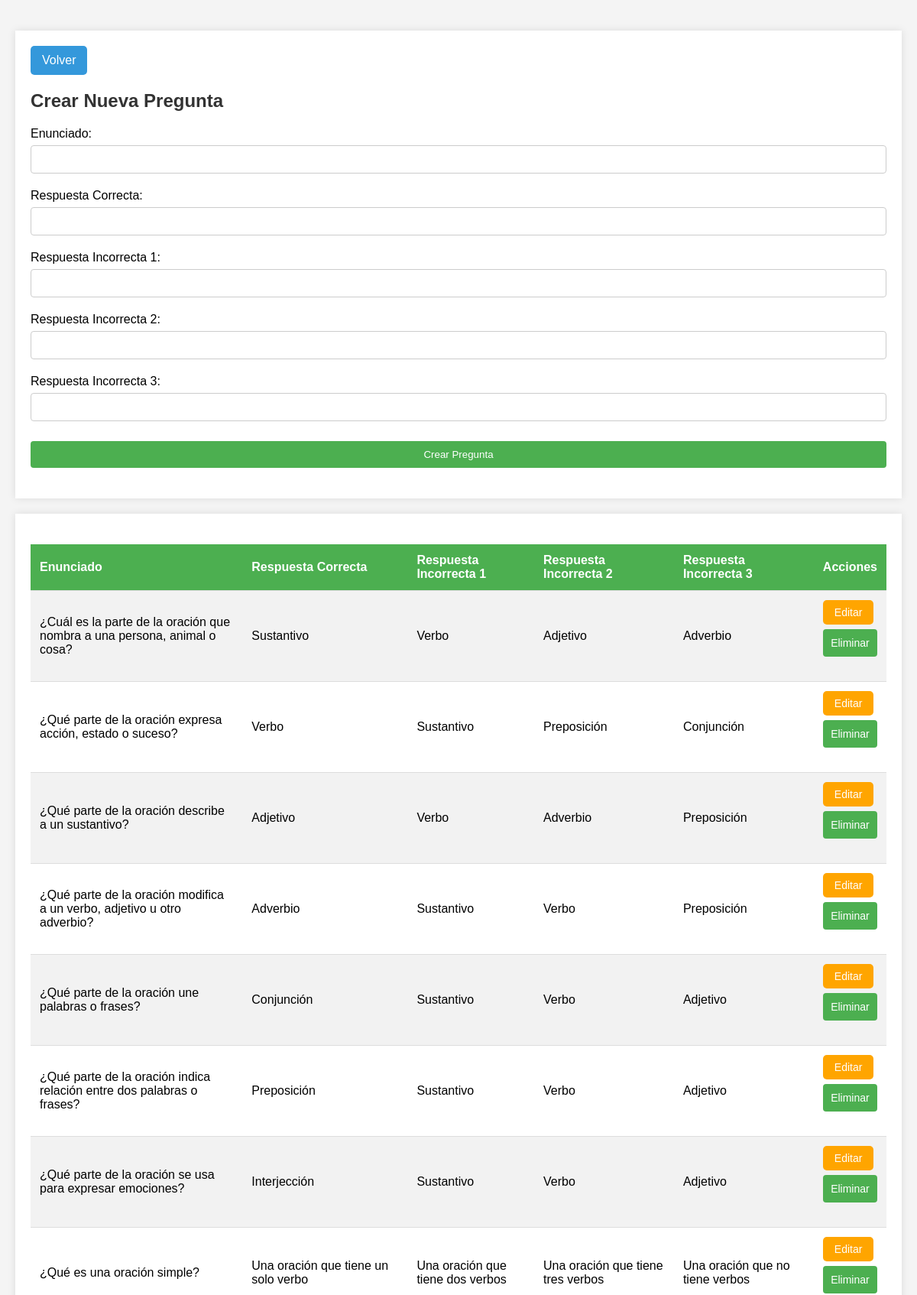
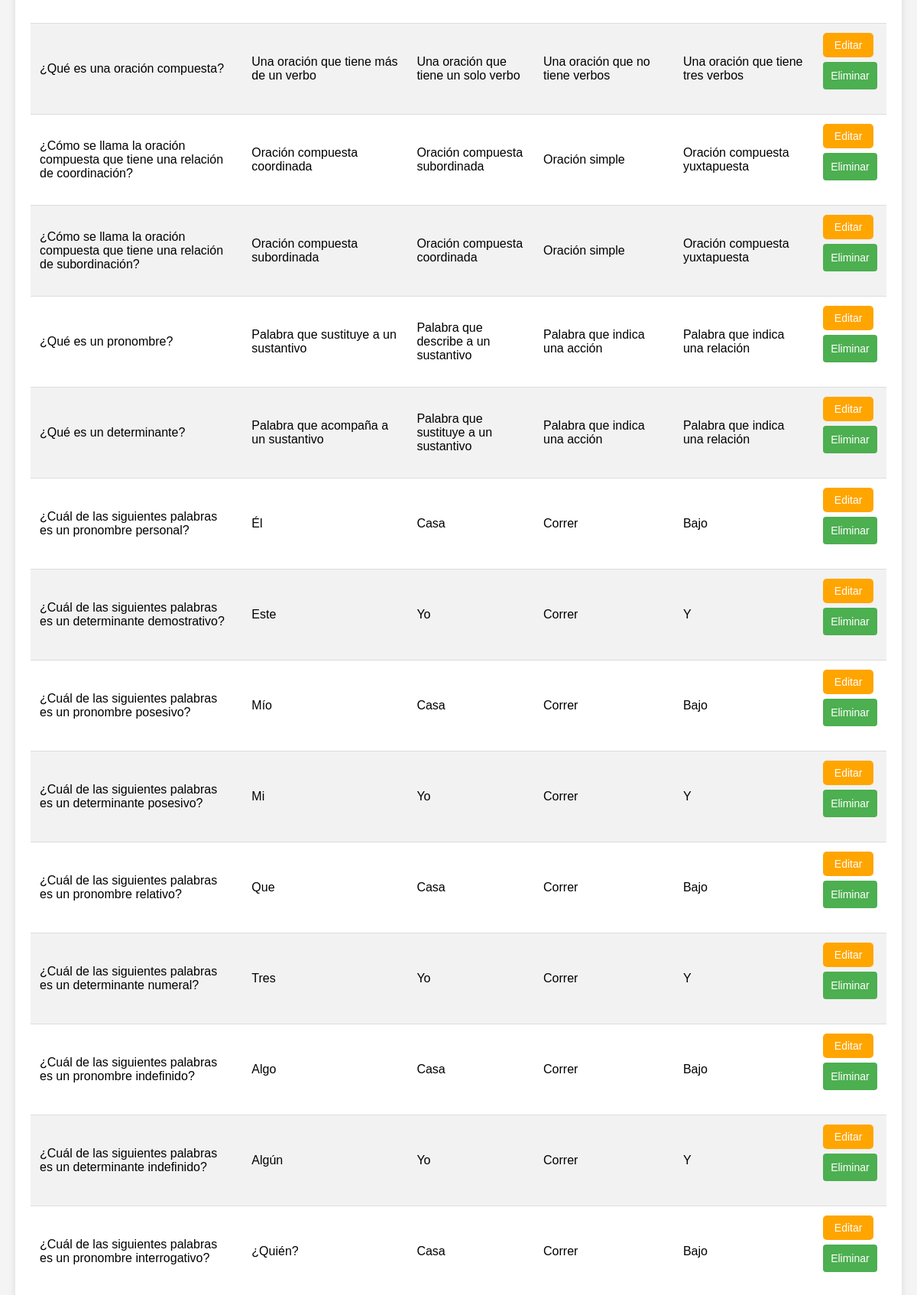
The page /lenguacrud.php (upper part) on the database its author committed (2 pictures, top to bottom).
### tables this page shows
CREATE TABLE `preguntas_lengua` (
  `id` int(11) NOT NULL,
  `enunciado` text NOT NULL,
  `respuesta_correcta` text NOT NULL,
  `respuesta_incorrecta1` text NOT NULL,
  `respuesta_incorrecta2` text NOT NULL,
  `respuesta_incorrecta3` text NOT NULL
);

### lenguacrud.php (the view, shortened to what this page needs)
<?php
require_once "conexion.php";
function obtenerPreguntas($conexion) {
    $result = $conexion->query("SELECT * FROM preguntas_lengua");
    return $result->fetch_all(MYSQLI_ASSOC);
}
$preguntas = obtenerPreguntas($conexion);
?>
<!DOCTYPE html>
<html lang="es">
<head>
    <link rel="stylesheet" href="crud.css">
</head>
<body>
<div class="form-container" style="text-align: left; margin-top: 20px;">
    <a href="salaadmin.php" class="boton-volver" style="display: inline-block; padding: 10px 15px; font-size: 16px; text-align: center; text-decoration: none; cursor: pointer; border-radius: 5px; background-color: #3498db; color: #fff; transition: background-color 0.3s ease;">Volver</a>
    <h2>Crear Nueva Pregunta</h2>
    <form method="post" action="lenguacrud.php">
        <label for="enunciado">Enunciado:</label>
        <input type="text" name="enunciado" id="enunciado" required>
        <label for="respuesta_correcta">Respuesta Correcta:</label>
        <input type="text" name="respuesta_correcta" id="respuesta_correcta" required>
        <label for="respuesta_incorrecta1">Respuesta Incorrecta 1:</label>
        <input type="text" name="respuesta_incorrecta1" id="respuesta_incorrecta1" required>
        <label for="respuesta_incorrecta2">Respuesta Incorrecta 2:</label>
        <input type="text" name="respuesta_incorrecta2" id="respuesta_incorrecta2" required>
        <label for="respuesta_incorrecta3">Respuesta Incorrecta 3:</label>
        <input type="text" name="respuesta_incorrecta3" id="respuesta_incorrecta3" required>
        <input type="submit" name="crear" value="Crear Pregunta">
    </form>
</div>
<div class="table-container">
    <table>
        <tr>
            <th>Enunciado</th>
            <th>Respuesta Correcta</th>
            <th>Respuesta Incorrecta 1</th>
            <th>Respuesta Incorrecta 2</th>
            <th>Respuesta Incorrecta 3</th>
            <th>Acciones</th>
        </tr>
        <?php foreach ($preguntas as $pregunta): ?>
        <tr>
            <td><?php echo htmlspecialchars($pregunta['enunciado']); ?></td>
            <td><?php echo htmlspecialchars($pregunta['respuesta_correcta']); ?></td>
            <td><?php echo htmlspecialchars($pregunta['respuesta_incorrecta1']); ?></td>
            <td><?php echo htmlspecialchars($pregunta['respuesta_incorrecta2']); ?></td>
            <td><?php echo htmlspecialchars($pregunta['respuesta_incorrecta3']); ?></td>
            <td>
                <button onclick="editarPregunta(<?php echo htmlspecialchars(json_encode($pregunta)); ?>)" class="boton editar">Editar</button>
                <form method="post" action="lenguacrud.php" onsubmit="return confirm('¿Estás seguro de que deseas eliminar esta pregunta?');">
                    <input type="submit" name="eliminar" value="Eliminar" class="boton eliminar">
                </form>
            </td>
        </tr>
        <?php endforeach; ?>
    </table>
</div>
</body>
</html>

### crud.css (style rules this page uses)
body { font-family: 'Arial', sans-serif; background-color: #f4f4f4; margin: 0; padding: 20px; }
h2 { color: #333; }
.form-container, .table-container { background-color: white; box-shadow: 0 0 10px rgba(0, 0, 0, 0.1); padding: 20px; margin-bottom: 20px; }
.table-container table { width: 100%; border-collapse: collapse; margin-top: 20px; }
.table-container th, .table-container td { text-align: left; padding: 12px; border-bottom: 1px solid #ddd; }
.table-container th { background-color: #4CAF50; color: white; }
.table-container tr:nth-child(even) { background-color: #f2f2f2; }
.boton { padding: 8px 15px; border: none; border-radius: 5px; cursor: pointer; font-size: 14px; }
.editar { background-color: #ffa500; color: white; }
.eliminar { background-color: #f44336; color: white; }
input[type="text"], input[type="submit"] { width: 100%; padding: 10px; margin: 6px 0 20px 0; display: inline-block; border: 1px solid #ccc; box-sizing: border-box; border-radius: 4px; }
input[type="submit"] { background-color: #4CAF50; color: white; border: none; }

### rows shown on the page
preguntas_lengua: enunciado "¿Cuál es la parte de la oración que nombra a una persona, animal o cosa?", respuesta_correcta "Sustantivo", respuesta_incorrecta1 "Verbo", respuesta_incorrecta2 "Adjetivo", respuesta_incorrecta3 "Adverbio"
preguntas_lengua: enunciado "¿Qué parte de la oración expresa acción, estado o suceso?", respuesta_correcta "Verbo", respuesta_incorrecta1 "Sustantivo", respuesta_incorrecta2 "Preposición", respuesta_incorrecta3 "Conjunción"
preguntas_lengua: enunciado "¿Qué parte de la oración describe a un sustantivo?", respuesta_correcta "Adjetivo", respuesta_incorrecta1 "Verbo", respuesta_incorrecta2 "Adverbio", respuesta_incorrecta3 "Preposición"
preguntas_lengua: enunciado "¿Qué parte de la oración modifica a un verbo, adjetivo u otro adverbio?", respuesta_correcta "Adverbio", respuesta_incorrecta1 "Sustantivo", respuesta_incorrecta2 "Verbo", respuesta_incorrecta3 "Preposición"
preguntas_lengua: enunciado "¿Qué parte de la oración une palabras o frases?", respuesta_correcta "Conjunción", respuesta_incorrecta1 "Sustantivo", respuesta_incorrecta2 "Verbo", respuesta_incorrecta3 "Adjetivo"
preguntas_lengua: enunciado "¿Qué parte de la oración indica relación entre dos palabras o frases?", respuesta_correcta "Preposición", respuesta_incorrecta1 "Sustantivo", respuesta_incorrecta2 "Verbo", respuesta_incorrecta3 "Adjetivo"
preguntas_lengua: enunciado "¿Qué parte de la oración se usa para expresar emociones?", respuesta_correcta "Interjección", respuesta_incorrecta1 "Sustantivo", respuesta_incorrecta2 "Verbo", respuesta_incorrecta3 "Adjetivo"
preguntas_lengua: enunciado "¿Qué es una oración simple?", respuesta_correcta "Una oración que tiene un solo verbo", respuesta_incorrecta1 "Una oración que tiene dos verbos", respuesta_incorrecta2 "Una oración que tiene tres verbos", respuesta_incorrecta3 "Una oración que no tiene verbos"
preguntas_lengua: enunciado "¿Qué es una oración compuesta?", respuesta_correcta "Una oración que tiene más de un verbo", respuesta_incorrecta1 "Una oración que tiene un solo verbo", respuesta_incorrecta2 "Una oración que no tiene verbos", respuesta_incorrecta3 "Una oración que tiene tres verbos"
preguntas_lengua: enunciado "¿Cómo se llama la oración compuesta que tiene una relación de coordinación?", respuesta_correcta "Oración compuesta coordinada", respuesta_incorrecta1 "Oración compuesta subordinada", respuesta_incorrecta2 "Oración simple", respuesta_incorrecta3 "Oración compuesta yuxtapuesta"
preguntas_lengua: enunciado "¿Cómo se llama la oración compuesta que tiene una relación de subordinación?", respuesta_correcta "Oración compuesta subordinada", respuesta_incorrecta1 "Oración compuesta coordinada", respuesta_incorrecta2 "Oración simple", respuesta_incorrecta3 "Oración compuesta yuxtapuesta"
preguntas_lengua: enunciado "¿Qué es un pronombre?", respuesta_correcta "Palabra que sustituye a un sustantivo", respuesta_incorrecta1 "Palabra que describe a un sustantivo", respuesta_incorrecta2 "Palabra que indica una acción", respuesta_incorrecta3 "Palabra que indica una relación"
preguntas_lengua: enunciado "¿Qué es un determinante?", respuesta_correcta "Palabra que acompaña a un sustantivo", respuesta_incorrecta1 "Palabra que sustituye a un sustantivo", respuesta_incorrecta2 "Palabra que indica una acción", respuesta_incorrecta3 "Palabra que indica una relación"
preguntas_lengua: enunciado "¿Cuál de las siguientes palabras es un pronombre personal?", respuesta_correcta "Él", respuesta_incorrecta1 "Casa", respuesta_incorrecta2 "Correr", respuesta_incorrecta3 "Bajo"
preguntas_lengua: enunciado "¿Cuál de las siguientes palabras es un determinante demostrativo?", respuesta_correcta "Este", respuesta_incorrecta1 "Yo", respuesta_incorrecta2 "Correr", respuesta_incorrecta3 "Y"
preguntas_lengua: enunciado "¿Cuál de las siguientes palabras es un pronombre posesivo?", respuesta_correcta "Mío", respuesta_incorrecta1 "Casa", respuesta_incorrecta2 "Correr", respuesta_incorrecta3 "Bajo"
preguntas_lengua: enunciado "¿Cuál de las siguientes palabras es un determinante posesivo?", respuesta_correcta "Mi", respuesta_incorrecta1 "Yo", respuesta_incorrecta2 "Correr", respuesta_incorrecta3 "Y"
preguntas_lengua: enunciado "¿Cuál de las siguientes palabras es un pronombre relativo?", respuesta_correcta "Que", respuesta_incorrecta1 "Casa", respuesta_incorrecta2 "Correr", respuesta_incorrecta3 "Bajo"
preguntas_lengua: enunciado "¿Cuál de las siguientes palabras es un determinante numeral?", respuesta_correcta "Tres", respuesta_incorrecta1 "Yo", respuesta_incorrecta2 "Correr", respuesta_incorrecta3 "Y"
preguntas_lengua: enunciado "¿Cuál de las siguientes palabras es un pronombre indefinido?", respuesta_correcta "Algo", respuesta_incorrecta1 "Casa", respuesta_incorrecta2 "Correr", respuesta_incorrecta3 "Bajo"
preguntas_lengua: enunciado "¿Cuál de las siguientes palabras es un determinante indefinido?", respuesta_correcta "Algún", respuesta_incorrecta1 "Yo", respuesta_incorrecta2 "Correr", respuesta_incorrecta3 "Y"
preguntas_lengua: enunciado "¿Cuál de las siguientes palabras es un pronombre interrogativo?", respuesta_correcta "¿Quién?", respuesta_incorrecta1 "Casa", respuesta_incorrecta2 "Correr", respuesta_incorrecta3 "Bajo"
